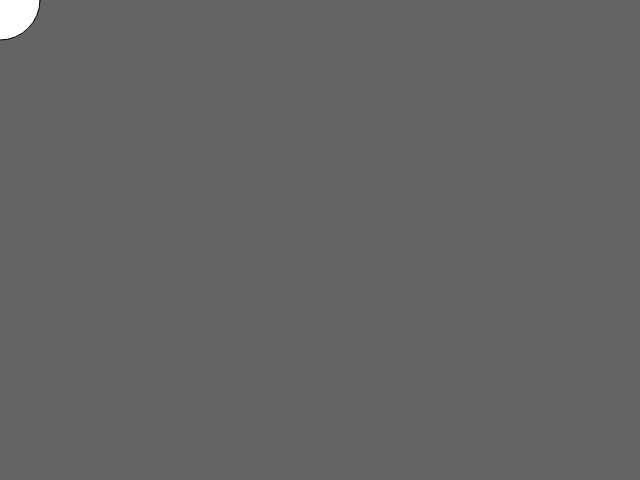
Frame 1 (no input)
Frame 60 (no input): identical to frame 1, image omitted
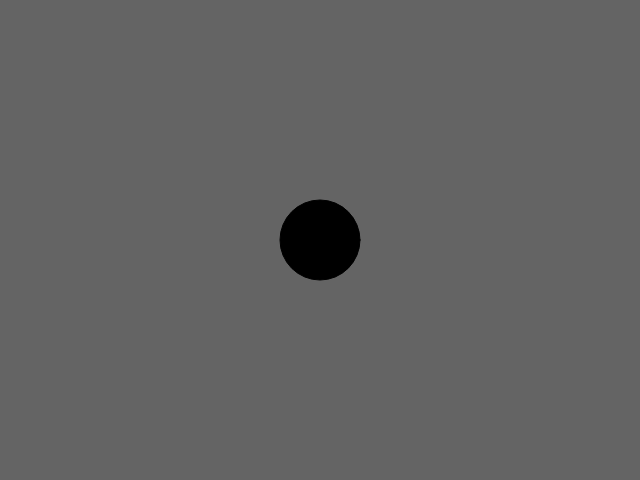
Frame 120 (the mouse pressed at the canvas centre since frame 60)

The p5.js sketch that drew these frames (run headless with seeded random() and noise() and a simulated clock; from frame 60 on, the mouse is pressed at the canvas centre):

// p5.js sketch
// ── sketch.js
function setup () {
  createCanvas(640, 480);
}

function draw() {
  background (100);
  if (mouseIsPressed) {
    fill(0);
  } else {
    fill(255);
  }
  ellipse(mouseX, mouseY, 80, 80);
}
